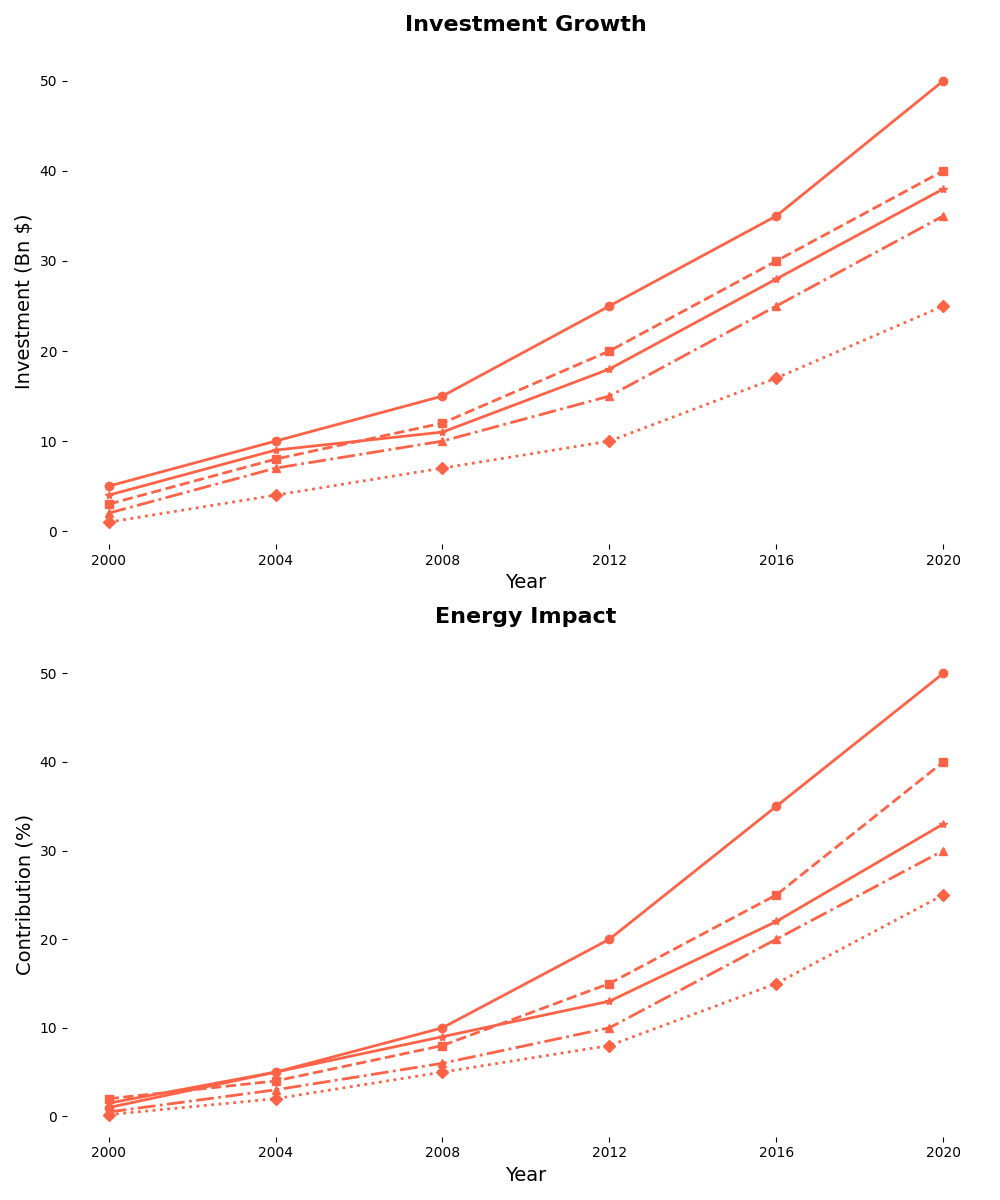

This chart was generated by the following Python code:
import matplotlib.pyplot as plt
import numpy as np

years = np.arange(2000, 2021, 4)

solaria_investment = [5, 10, 15, 25, 35, 50]
ventura_investment = [3, 8, 12, 20, 30, 40]
hydrona_investment = [2, 7, 10, 15, 25, 35]
geotherma_investment = [1, 4, 7, 10, 17, 25]
aquatera_investment = [4, 9, 11, 18, 28, 38]

solaria_impact = [1, 5, 10, 20, 35, 50]
ventura_impact = [2, 4, 8, 15, 25, 40]
hydrona_impact = [0.5, 3, 6, 10, 20, 30]
geotherma_impact = [0.2, 2, 5, 8, 15, 25]
aquatera_impact = [1.5, 5, 9, 13, 22, 33]

fig, (ax1, ax2) = plt.subplots(nrows=2, ncols=1, figsize=(10, 12))

color = '#FF6347'

# First subplot
ax1.plot(years, solaria_investment, marker='o', linestyle='-', color=color, linewidth=2)
ax1.plot(years, ventura_investment, marker='s', linestyle='--', color=color, linewidth=2)
ax1.plot(years, hydrona_investment, marker='^', linestyle='-.', color=color, linewidth=2)
ax1.plot(years, geotherma_investment, marker='D', linestyle=':', color=color, linewidth=2)
ax1.plot(years, aquatera_investment, marker='*', linestyle='-', color=color, linewidth=2)

ax1.set_title('Investment Growth', fontsize=16, weight='bold', pad=20)
ax1.set_xlabel('Year', fontsize=14)
ax1.set_ylabel('Investment (Bn $)', fontsize=14)
ax1.set_xticks(years)

for spine in ax1.spines.values():
    spine.set_visible(False)

# Second subplot
ax2.plot(years, solaria_impact, marker='o', linestyle='-', color=color, linewidth=2)
ax2.plot(years, ventura_impact, marker='s', linestyle='--', color=color, linewidth=2)
ax2.plot(years, hydrona_impact, marker='^', linestyle='-.', color=color, linewidth=2)
ax2.plot(years, geotherma_impact, marker='D', linestyle=':', color=color, linewidth=2)
ax2.plot(years, aquatera_impact, marker='*', linestyle='-', color=color, linewidth=2)

ax2.set_title('Energy Impact', fontsize=16, weight='bold', pad=20)
ax2.set_xlabel('Year', fontsize=14)
ax2.set_ylabel('Contribution (%)', fontsize=14)
ax2.set_xticks(years)

for spine in ax2.spines.values():
    spine.set_visible(False)

plt.tight_layout()
plt.show()
